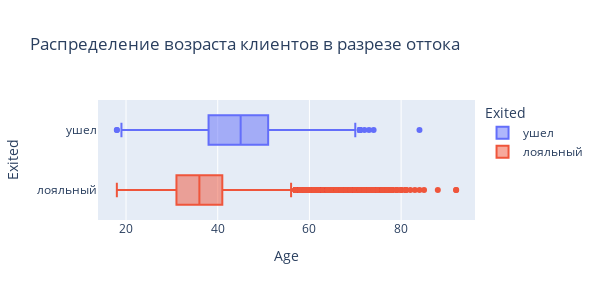

Notebook code for this chart:
### Markdown cell above
__9.4.__ Посмотрите на распределение возраста в разрезе признака оттока. В какой группе больше потенциальных выбросов? На какую возрастную категорию клиентов стоит обратить внимание банку?

### Code cell
# вариант из Plotly
fig = px.box(
    data_frame=churn_data, #датафрейм
    y="Exited", #ось x
    x="Age", #ось y
    color='Exited', #расцветка в зависимости от страны
    orientation='h', #ориентация графика
    height=300, #высота
    width=600, #ширина
    title='Распределение возраста клиентов в разрезе оттока' #заголовок
)
fig.show()

### Figure 1 — Plotly figure (JSON) as saved in the notebook; plotly's stock layout.template omitted (floating-point values rounded to 4 significant figures; data arrays with more than 128 entries replaced by an {"elided": "..."} marker saying what was removed)
{"data": [{"alignmentgroup": "True", "hovertemplate": "Exited=%{y}<br>Age=%{x}<extra></extra>", "legendgroup": "ушел", "marker": {"color": "#636efa"}, "name": "ушел", "notched": false, "offsetgroup": "ушел", "orientation": "h", "showlegend": true, "type": "box", "x": {"elided": "2037 int values"}, "x0": " ", "xaxis": "x", "y": {"elided": "2037 str values"}, "y0": " ", "yaxis": "y"}, {"alignmentgroup": "True", "hovertemplate": "Exited=%{y}<br>Age=%{x}<extra></extra>", "legendgroup": "лояльный", "marker": {"color": "#EF553B"}, "name": "лояльный", "notched": false, "offsetgroup": "лояльный", "orientation": "h", "showlegend": true, "type": "box", "x": {"elided": "7963 int values"}, "x0": " ", "xaxis": "x", "y": {"elided": "7963 str values"}, "y0": " ", "yaxis": "y"}], "layout": {"boxmode": "overlay", "height": 300, "legend": {"title": {"text": "Exited"}, "tracegroupgap": 0}, "title": {"text": "Распределение возраста клиентов в разрезе оттока"}, "width": 600, "xaxis": {"anchor": "y", "domain": [0, 1], "title": {"text": "Age"}}, "yaxis": {"anchor": "x", "categoryarray": ["лояльный", "ушел"], "categoryorder": "array", "domain": [0, 1], "title": {"text": "Exited"}}}}
